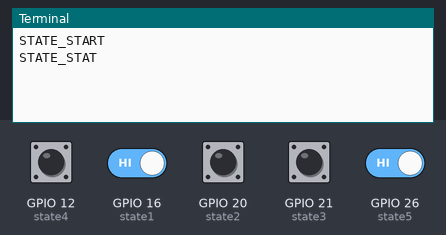
Bench run of a program on a simulated Raspberry Pi (BCM pin numbers). Shown: the last lines printed to the terminal. The inputs (shaded band) are chosen by the test bench; at power-on: GPIO 12 (state4), GPIO 16 (state1), GPIO 20 (state2), GPIO 21 (state3), GPIO 26 (state5) HIGH.

Above: at 1.2 s.
1.3 s: GPIO 12 (state4) pulled LOW for 0.6 s
At 2.9 s:
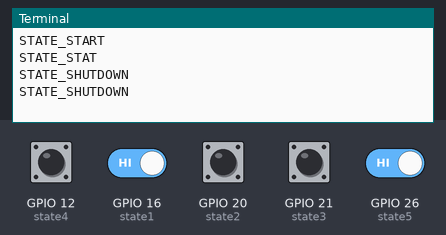
3.4 s: GPIO 16 (state1) driven LOW and GPIO 26 (state5) driven LOW
At 4.4 s:
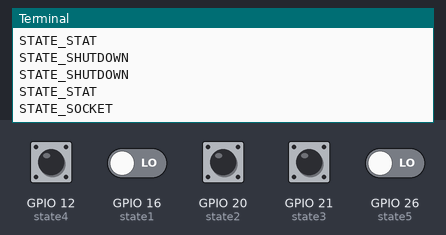

Measured:
- after the input at 1.3 s, the terminal: prints a new line after 0.20 s (image 1)
- after the input at 3.4 s, the terminal: prints a new line after 0.10 s (image 2)

The program:

file_simple.py
```python
#!/usr/bin/python
import RPi.GPIO as GPIO
import time

STATE_START = 21
STATE_STAT = 22
STATE_IFACE = 23
STATE_RELAY = 24
STATE_SOCKET = 25
STATE_SHUTDOWN = 26

GPIO.setmode(GPIO.BCM)
GPIO.setup(16, GPIO.IN, pull_up_down=GPIO.PUD_UP)
GPIO.setup(20, GPIO.IN, pull_up_down=GPIO.PUD_UP)
GPIO.setup(21, GPIO.IN, pull_up_down=GPIO.PUD_UP)
GPIO.setup(12, GPIO.IN, pull_up_down=GPIO.PUD_UP)
GPIO.setup(26, GPIO.IN, pull_up_down=GPIO.PUD_UP)

def read_input():
	key = ""
	while key not in ('1', '2', '3', '4', '5'):
#		key = raw_input("Key?")
		state1 = GPIO.input(16)
		time.sleep(0.1)
		state2 = GPIO.input(20)
		time.sleep(0.1)
		state3 = GPIO.input(21)
		time.sleep(0.1)
		state4 = GPIO.input(12)
		time.sleep(0.1)
		state5 = GPIO.input(26)
		time.sleep(0.1)

		if state1 == False:
			key = '1'
		elif state2 == False:
			key = '2'
		elif state3 == False:
			key = '3'
		elif state4 == False:
			key = '4'
		elif state5 == False:
			key = '5'
	return key

def print_state(state):
	if state == STATE_START:
		print("STATE_START");
	elif state == STATE_STAT:
		print("STATE_STAT");
	elif state == STATE_IFACE:
		print("STATE_IFACE");
	elif state == STATE_RELAY:
		print("STATE_RELAY");
	elif state == STATE_SOCKET:
		print("STATE_SOCKET");
	elif state == STATE_SHUTDOWN:
		print("STATE_SHUTDOWN");
	else:
		print("Warning: Unknown state!");

state = STATE_START

while True:
	print_state(state)
	if state == STATE_START:
		state = STATE_STAT
		continue
	elif state == STATE_STAT:
		key = read_input()
		if key == '1':
			state = STATE_SOCKET
		if key == '2':
			state = STATE_RELAY
		if key == '3':
			state = STATE_IFACE
		if key == '4':
			state = STATE_SHUTDOWN
		continue
	elif state == STATE_SOCKET:
		key = read_input()
		if key == '5':
			state = STATE_STAT
		continue
	elif state == STATE_RELAY:
		key = read_input()
		if key == '5':
			state = STATE_STAT
		continue
	elif state == STATE_IFACE:
		key = read_input()
		if key == '5':
			state = STATE_STAT
		continue
	elif state == STATE_SHUTDOWN:
		key = read_input()
		if key == '5':
			state = STATE_STAT
		continue
```
